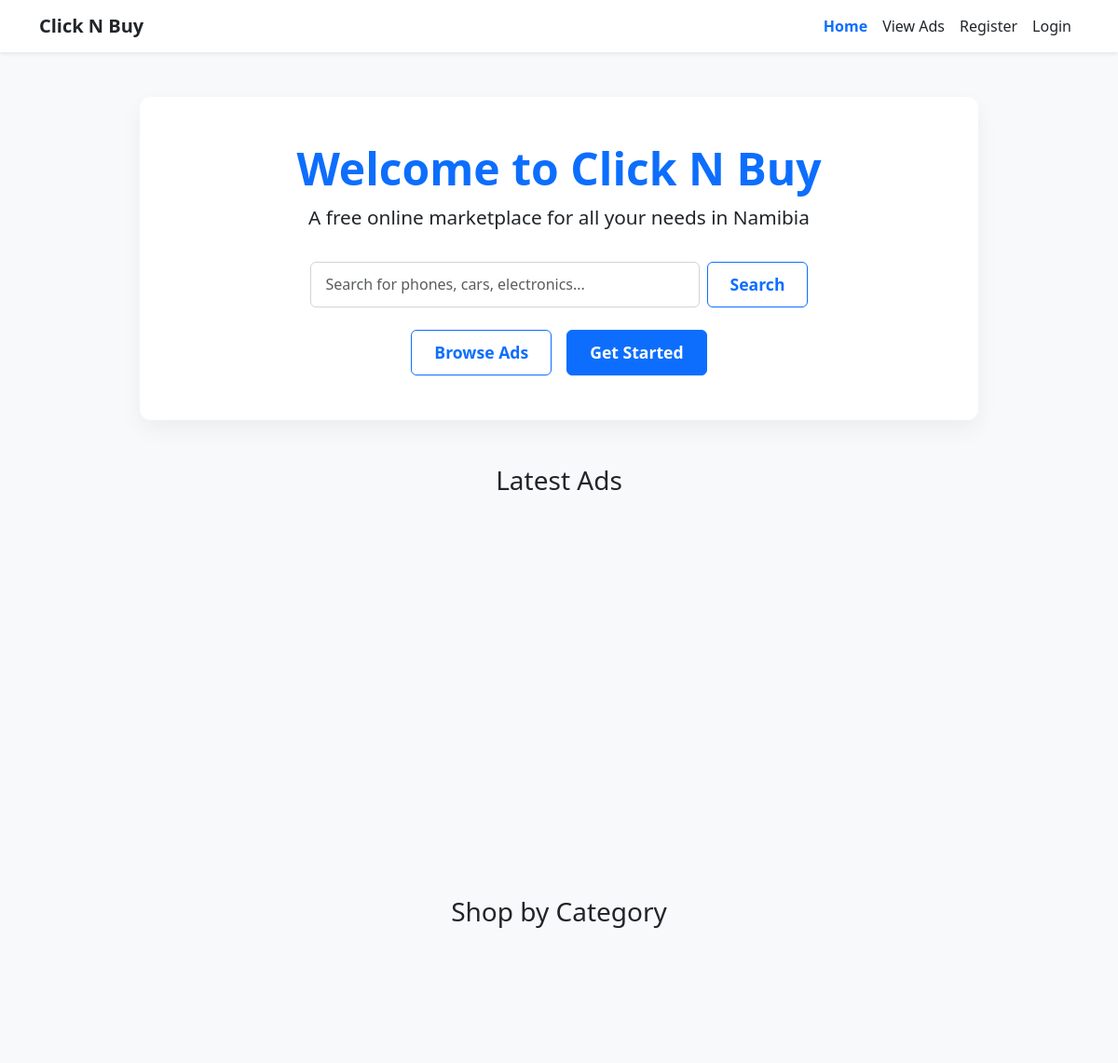
Before: / (upper part) with the older database file.
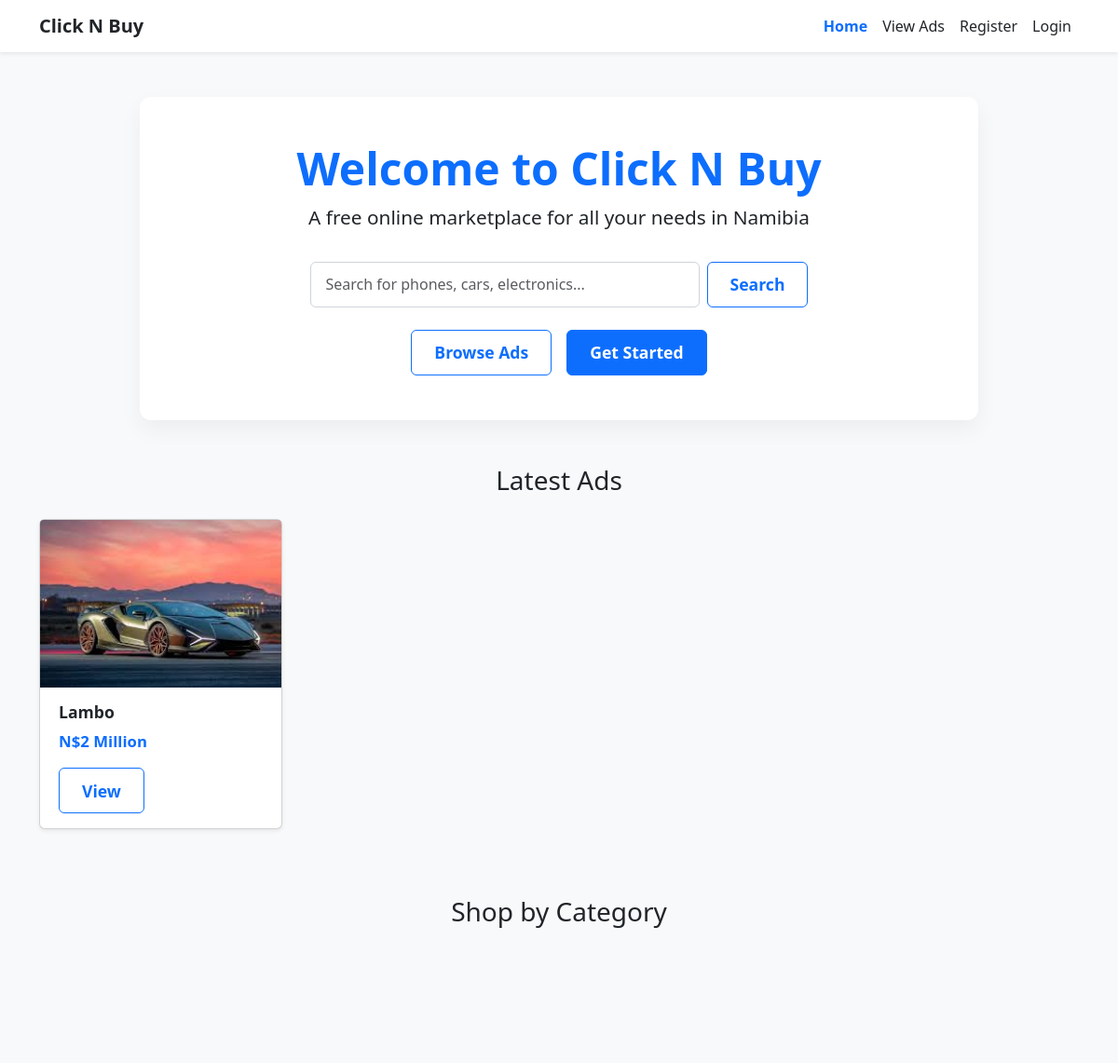
After: the same page with the newer database file.
### models.py (models this page shows)
class Ad(db.Model):
    id = db.Column(db.Integer, primary_key=True)
    title = db.Column(db.String(100), nullable=False)
    description = db.Column(db.Text, nullable=False)
    price = db.Column(db.String(50), nullable=False)
    category = db.Column(db.String(50), nullable=False)
    post_type = db.Column(db.String(20), nullable=False, default='For Sale')
    subcategory = db.Column(db.String(50), nullable=True)  # Added subcategory
    contact = db.Column(db.String(100), nullable=False)
    location = db.Column(db.String(100), nullable=True)
    user_id = db.Column(db.Integer, db.ForeignKey('user.id'), nullable=False)
    is_sold = db.Column(db.Boolean, default=False)
    is_paid = db.Column(db.Boolean, default=False)
    is_featured = db.Column(db.Boolean, default=False)
    feature_expiry = db.Column(db.DateTime, nullable=True)
    created_at = db.Column(db.DateTime, default=datetime.utcnow)
    images = db.relationship('Image', backref='ad', lazy=True, cascade="all, delete-orphan")

class Image(db.Model):
    id = db.Column(db.Integer, primary_key=True)
    filename = db.Column(db.String(100), nullable=False)
    ad_id = db.Column(db.Integer, db.ForeignKey('ad.id'), nullable=False)
    created_at = db.Column(db.DateTime, default=datetime.utcnow)

### app.py (the view)
@app.route('/')
def home():
    latest_ads = Ad.query.order_by(Ad.id.desc()).limit(4).all()
    return render_template('home.html', latest_ads=latest_ads)

### templates/home.html (shortened to what this page needs)
<!DOCTYPE html>
<html lang="en" data-theme="light">
<head>
  <link href="https://cdn.jsdelivr.net/npm/bootstrap@5.3.3/dist/css/bootstrap.min.css" rel="stylesheet" />
  <link rel="stylesheet" href="https://cdnjs.cloudflare.com/ajax/libs/font-awesome/6.5.0/css/all.min.css" />
</head>
<body>
<nav class="navbar navbar-expand-lg navbar-light bg-white shadow-sm">
  <div class="container">
    <a class="navbar-brand fw-bold" href="{{ url_for('home') }}">Click N Buy</a>
    <div class="collapse navbar-collapse justify-content-end" id="navbarNav">
      <ul class="navbar-nav">
        <li class="nav-item"><a class="nav-link active" href="{{ url_for('home') }}">Home</a></li>
        <li class="nav-item"><a class="nav-link" href="{{ url_for('show_ads') }}">View Ads</a></li>
        {% if session.get('user_id') %}
          <li class="nav-item"><a class="nav-link" href="{{ url_for('post_ad') }}">Post Ad</a></li>
          <li class="nav-item"><a class="nav-link" href="{{ url_for('profile') }}">My Profile</a></li>
          <li class="nav-item"><a class="nav-link" href="{{ url_for('inbox') }}">Inbox</a></li>
          <li class="nav-item"><a class="nav-link" href="{{ url_for('logout') }}">Logout</a></li>
        {% else %}
          <li class="nav-item"><a class="nav-link" href="{{ url_for('register') }}">Register</a></li>
          <li class="nav-item"><a class="nav-link" href="{{ url_for('login') }}">Login</a></li>
        {% endif %}
      </ul>
    </div>
  </div>
</nav>
<div class="container my-5 text-center welcome-container">
  <h1>Welcome to Click N Buy</h1>
  <p class="lead">A free online marketplace for all your needs in Namibia</p>
  <form action="{{ url_for('show_ads') }}" method="get" class="mb-4 d-flex justify-content-center">
    <input type="text" name="q" class="form-control w-50 me-2" placeholder="Search for phones, cars, electronics..." autocomplete="off" />
    <button type="submit" class="btn btn-outline-primary">Search</button>
  </form>
  <div class="d-grid gap-3 d-sm-flex justify-content-sm-center">
    <a href="{{ url_for('show_ads') }}" class="btn btn-outline-primary btn-lg px-4">Browse Ads</a>
    {% if session.get('user_id') %}
      <a href="{{ url_for('post_ad') }}" class="btn btn-primary btn-lg px-4">Post an Ad</a>
    {% else %}
      <a href="{{ url_for('register') }}" class="btn btn-primary btn-lg px-4">Get Started</a>
    {% endif %}
  </div>
</div>
<div class="container mb-5">
  <h3 class="mb-4 text-center">Latest Ads</h3>
  <div class="row">
    {% for ad in latest_ads %}
      <div class="col-md-3 mb-4">
        <div class="card ad-card shadow-sm" role="button" tabindex="0" onclick="window.location='{{ url_for('ad_detail', ad_id=ad.id) }}'">
          {% if ad.images %}
            <img loading="lazy" src="{{ url_for('static', filename='uploads/' ~ ad.images[0].filename) }}" class="card-img-top" alt="Ad Image">
          {% else %}
            <img loading="lazy" src="https://via.placeholder.com/300x180?text=No+Image" class="card-img-top" alt="No Image">
          {% endif %}
          <div class="card-body">
            <h5 class="card-title" title="{{ ad.title }}">{{ ad.title }}</h5>
            <p class="card-text">N${{ ad.price }}</p>
            <a href="{{ url_for('ad_detail', ad_id=ad.id) }}" class="btn btn-sm btn-outline-primary">View</a>
          </div>
        </div>
      </div>
    {% endfor %}
  </div>
</div>
<div class="container mb-5">
  <h3 class="mb-4 text-center">Shop by Category</h3>
  <div class="row justify-content-center">
    {% set categories = [
      {'name': 'Phones', 'icon': 'fa-mobile-alt'},
      {'name': 'Cars', 'icon': 'fa-car'},
      {'name': 'Electronics', 'icon': 'fa-tv'},
      {'name': 'Furniture', 'icon': 'fa-couch'},
      {'name': 'Clothing', 'icon': 'fa-tshirt'},
      {'name': 'Kitchen', 'icon': 'fa-blender'}
    ] %}
    {% for cat in categories %}
      <div class="col-6 col-md-4 col-lg-2 mb-3">
        <a href="{{ url_for('show_ads', category=cat.name) }}" class="text-decoration-none">
        </a>
      </div>
    {% endfor %}
  </div>
</div>
</body>
</html>

Changed rows visible on the page:
added Ad: filename (picture), title "Lambo", price "2 Million"
